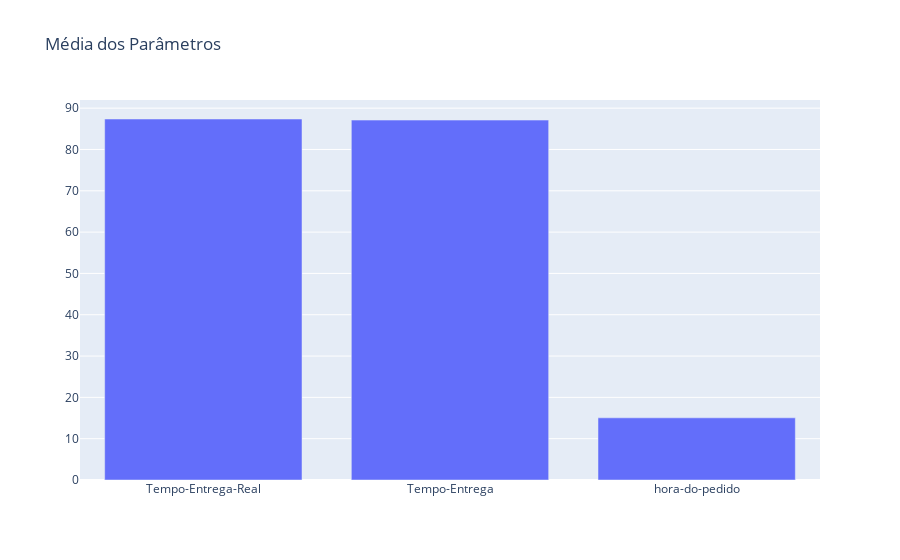

The notebook cell this image was saved under:
### Code cell
#criar um gráfico de barras
fig = go.Figure()
fig.add_trace(go.Bar(x=["Tempo-Entrega-Real", "Tempo-Entrega", "hora-do-pedido"], y=[media_tempo_real, media_tempo_entrega, media_horario_pedido]))

#adicionar um título ao gráfico
fig.update_layout(title="Média dos Parâmetros")

#exibir o gráfico
fig.show()

### Figure 1 — Plotly figure (JSON) as saved in the notebook; plotly's stock layout.template omitted (floating-point values rounded to 4 significant figures)
{"data": [{"type": "bar", "x": ["Tempo-Entrega-Real", "Tempo-Entrega", "hora-do-pedido"], "y": [87.38, 87.11, 15.05]}], "layout": {"title": {"text": "Média dos Parâmetros"}}}
